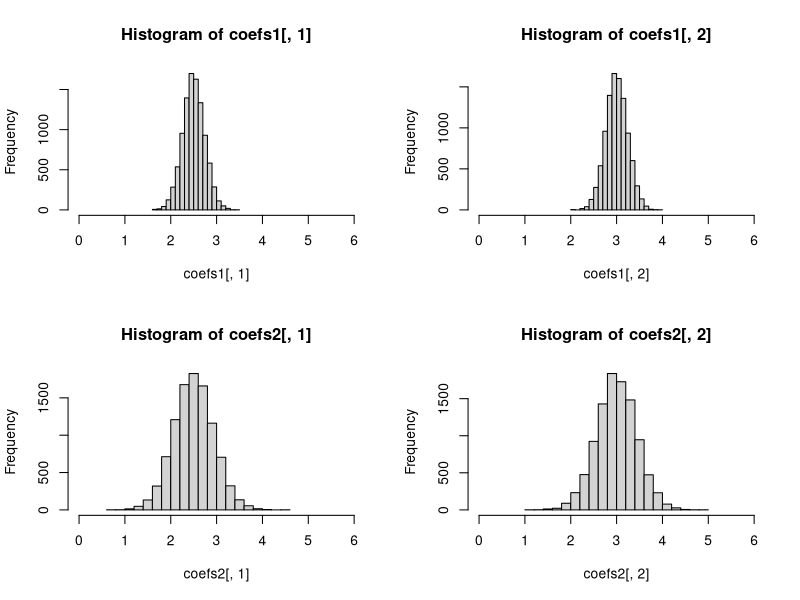

Generate this figure with R:
# load the AER package
library(AER)

# load the data set
data(CASchools)   

# define variables
CASchools$STR <- CASchools$students/CASchools$teachers       
CASchools$score <- (CASchools$read + CASchools$math)/2

# compute correlations
cor(CASchools$STR, CASchools$score)

cor(CASchools$STR, CASchools$english)

mod <- lm(score ~ STR, data = CASchools) 
mult.mod <- lm(score ~ STR + english, data = CASchools)

mod
mult.mod


# define the fraction of English learners        
CASchools$FracEL <- CASchools$english / 100

# estimate the model
mult.mod <- lm(score ~ STR + english + FracEL, data = CASchools) 

# obtain a summary of the model
summary(mult.mod)   


# set seed for reproducibility
set.seed(1)

# generate artificial data on location
CASchools$direction <- sample(c("West", "North", "South", "East"), 
                              420, 
                              replace = T)
summary(as.factor(CASchools$direction))

# estimate the model
mult.mod <- lm(score ~ STR + english + direction, data = CASchools)
mult.mod.intercept <- lm(score ~ STR + english + direction - 1, data = CASchools)

# obtain a model summary
summary(mult.mod) 
summary(mult.mod.intercept)


##### SIMULATION #######

# load packages
library(MASS)
library(mvtnorm)

# set number of observations
n <- 50

# initialize vectors of coefficients
coefs1 <- cbind("hat_beta_1" = numeric(10000), "hat_beta_2" = numeric(10000))
coefs2 <- coefs1

# set seed
set.seed(1)

# loop sampling and estimation
for (i in 1:10000) {
  
  # for cov(X_1,X_2) = 0.25
  X <- rmvnorm(n, c(50, 100), sigma = cbind(c(10, 2.5), c(2.5, 10)))
  u <- rnorm(n, sd = 5)
  Y <- 5 + 2.5 * X[, 1] + 3 * X[, 2] + u
  coefs1[i, ] <- lm(Y ~ X[, 1] + X[, 2])$coefficients[-1]
  
  # for cov(X_1,X_2) = 0.85
  X <- rmvnorm(n, c(50, 100), sigma = cbind(c(10, 8.5), c(8.5, 10)))
  Y <- 5 + 2.5 * X[, 1] + 3 * X[, 2] + u
  coefs2[i, ] <- lm(Y ~ X[, 1] + X[, 2])$coefficients[-1]
  
}


head(coefs1)


par(mfrow = c(2,2))
hist(coefs1[,1], xlim = c(0,6))
hist(coefs1[,2], xlim = c(0,6))
hist(coefs2[,1], xlim = c(0,6))
hist(coefs2[,2], xlim = c(0,6))

# obtain variance estimates
diag(var(coefs1)) #.25 some multicol

diag(var(coefs2)) #.85 severe multicol
